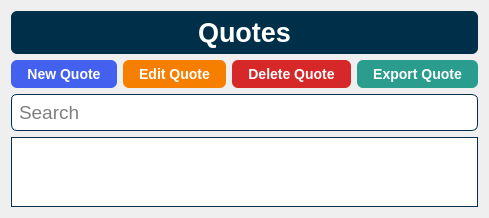
      <widget class="QWidget" name="pageQuotes">
       <layout class="QGridLayout" name="gridLayout_3">
        <item row="1" column="0">
         <widget class="QPushButton" name="btnNewQuote">
          <property name="focusPolicy">
           <enum>Qt::NoFocus</enum>
          </property>
          <property name="styleSheet">
           <string notr="true">background-color: #4361ee;
border: 1px solid rgba(27, 31, 35, .15);
border-radius: 6px;
color: #fff;
font-family: &quot;Helvetica&quot;;
font-size: 14px;
font-weight: 600;
line-height: 20px;
padding: 6px 16px;
position: relative;
text-align: center;
text-decoration: none;
vertical-align: middle;
white-space: nowrap;</string>
          </property>
          <property name="text">
           <string>New Quote</string>
          </property>
         </widget>
        </item>
        <item row="1" column="2">
         <widget class="QPushButton" name="btnDeleteQuote">
          <property name="focusPolicy">
           <enum>Qt::NoFocus</enum>
          </property>
          <property name="styleSheet">
           <string notr="true">background-color: #d62828;
border: 1px solid rgba(27, 31, 35, .15);
border-radius: 6px;
color: #fff;
font-family: &quot;Helvetica&quot;;
font-size: 14px;
font-weight: 600;
line-height: 20px;
padding: 6px 16px;
position: relative;
text-align: center;
text-decoration: none;
vertical-align: middle;
white-space: nowrap;</string>
          </property>
          <property name="text">
           <string>Delete Quote</string>
          </property>
         </widget>
        </item>
        <item row="1" column="1">
         <widget class="QPushButton" name="btnEditQuote">
          <property name="focusPolicy">
           <enum>Qt::NoFocus</enum>
          </property>
          <property name="styleSheet">
           <string notr="true">background-color: #f77f00;
border: 1px solid rgba(27, 31, 35, .15);
border-radius: 6px;
color: #fff;
font-family: &quot;Helvetica&quot;;
font-size: 14px;
font-weight: 600;
line-height: 20px;
padding: 6px 16px;
position: relative;
text-align: center;
text-decoration: none;
vertical-align: middle;
white-space: nowrap;</string>
          </property>
          <property name="text">
           <string>Edit Quote</string>
          </property>
         </widget>
        </item>
        <item row="1" column="3">
         <widget class="QPushButton" name="btnExportQuote">
          <property name="focusPolicy">
           <enum>Qt::NoFocus</enum>
          </property>
          <property name="styleSheet">
           <string notr="true">background-color: #2a9d8f;
border: 1px solid rgba(27, 31, 35, .15);
border-radius: 6px;
color: #fff;
font-family: &quot;Helvetica&quot;;
font-size: 14px;
font-weight: 600;
line-height: 20px;
padding: 6px 16px;
position: relative;
text-align: center;
text-decoration: none;
vertical-align: middle;
white-space: nowrap;</string>
          </property>
          <property name="text">
           <string>Export Quote</string>
          </property>
         </widget>
        </item>
        <item row="0" column="0" colspan="4">
         <widget class="QLabel" name="lblQuotes_Header">
          <property name="styleSheet">
           <string notr="true">border: 1px solid rgba(27, 31, 35, .15);
border-radius: 6px;
background-color: #003049;
color: #ffffff;
font-size: 20pt;
font-family: &quot;Helvetica&quot;;
font-style: normal;
font-weight: 700;
padding: 6px;</string>
          </property>
          <property name="text">
           <string>Quotes</string>
          </property>
          <property name="alignment">
           <set>Qt::AlignCenter</set>
          </property>
         </widget>
        </item>
        <item row="2" column="0" colspan="4">
         <widget class="QLineEdit" name="txtQuoteSearch">
          <property name="focusPolicy">
           <enum>Qt::NoFocus</enum>
          </property>
          <property name="styleSheet">
           <string notr="true">border: 1px solid #003049;
border-radius: 6px;
font-family: &quot;Helvetica&quot;;
font-size: 14pt;
padding: 5px;</string>
          </property>
          <property name="placeholderText">
           <string>Search</string>
          </property>
          <property name="clearButtonEnabled">
           <bool>true</bool>
          </property>
         </widget>
        </item>
        <item row="3" column="0" colspan="4">
         <widget class="QTableWidget" name="tblQuotes">
          <property name="focusPolicy">
           <enum>Qt::NoFocus</enum>
          </property>
          <property name="styleSheet">
           <string notr="true">border: 1px solid #003049;
font-family: &quot;Helvetica&quot;;
font-size: 10pt;</string>
          </property>
          <property name="sizeAdjustPolicy">
           <enum>QAbstractScrollArea::AdjustToContents</enum>
          </property>
          <property name="editTriggers">
           <set>QAbstractItemView::NoEditTriggers</set>
          </property>
          <property name="selectionMode">
           <enum>QAbstractItemView::SingleSelection</enum>
          </property>
          <property name="selectionBehavior">
           <enum>QAbstractItemView::SelectRows</enum>
          </property>
          <property name="sortingEnabled">
           <bool>true</bool>
          </property>
          <property name="columnCount">
           <number>0</number>
          </property>
          <attribute name="horizontalHeaderStretchLastSection">
           <bool>true</bool>
          </attribute>
          <attribute name="verticalHeaderVisible">
           <bool>false</bool>
          </attribute>
          <attribute name="verticalHeaderStretchLastSection">
           <bool>false</bool>
          </attribute>
         </widget>
        </item>
       </layout>
      </widget>
